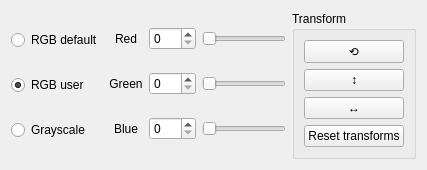
        <widget class="QWidget" name="tabWidgetPage1_2">
         <attribute name="title">
          <string>Image Adjustment</string>
         </attribute>
         <layout class="QHBoxLayout" name="horizontalLayout_6">
          <item>
           <layout class="QHBoxLayout" name="horizontalLayout_7">
            <item>
             <layout class="QVBoxLayout" name="verticalLayout_8">
              <item>
               <widget class="QRadioButton" name="radioButton_rgb_default">
                <property name="toolTip">
                 <string>Display the cube using the default RGB band mapping.</string>
                </property>
                <property name="text">
                 <string>RGB default</string>
                </property>
                <property name="checked">
                 <bool>false</bool>
                </property>
               </widget>
              </item>
              <item>
               <widget class="QRadioButton" name="radioButton_rgb_user">
                <property name="enabled">
                 <bool>true</bool>
                </property>
                <property name="toolTip">
                 <string>Display the cube using user-selected RGB band indices.</string>
                </property>
                <property name="text">
                 <string>RGB user</string>
                </property>
                <property name="checked">
                 <bool>true</bool>
                </property>
               </widget>
              </item>
              <item>
               <widget class="QRadioButton" name="radioButton_grayscale">
                <property name="toolTip">
                 <string>Display a single band as a grayscale image.</string>
                </property>
                <property name="text">
                 <string>Grayscale</string>
                </property>
               </widget>
              </item>
             </layout>
            </item>
            <item>
             <layout class="QGridLayout" name="gridLayout_RGBchannels_4">
              <item row="1" column="3">
               <widget class="QSlider" name="horizontalSlider_green_channel">
                <property name="toolTip">
                 <string>Green channel band index (for user RGB).</string>
                </property>
                <property name="maximum">
                 <number>149</number>
                </property>
                <property name="value">
                 <number>0</number>
                </property>
                <property name="orientation">
                 <enum>Qt::Horizontal</enum>
                </property>
               </widget>
              </item>
              <item row="0" column="0">
               <widget class="QLabel" name="label_red_channel">
                <property name="text">
                 <string>Red</string>
                </property>
                <property name="alignment">
                 <set>Qt::AlignCenter</set>
                </property>
               </widget>
              </item>
              <item row="2" column="1">
               <widget class="QSpinBox" name="spinBox_blue_channel">
                <property name="toolTip">
                 <string>Blue channel band index (for user RGB).</string>
                </property>
                <property name="maximum">
                 <number>149</number>
                </property>
                <property name="value">
                 <number>0</number>
                </property>
               </widget>
              </item>
              <item row="1" column="1">
               <widget class="QSpinBox" name="spinBox_green_channel">
                <property name="toolTip">
                 <string>Green channel band index (for user RGB).</string>
                </property>
                <property name="maximum">
                 <number>149</number>
                </property>
                <property name="value">
                 <number>0</number>
                </property>
               </widget>
              </item>
              <item row="1" column="0">
               <widget class="QLabel" name="label_green_channel">
                <property name="text">
                 <string>Green</string>
                </property>
                <property name="alignment">
                 <set>Qt::AlignCenter</set>
                </property>
               </widget>
              </item>
              <item row="0" column="3">
               <widget class="QSlider" name="horizontalSlider_red_channel">
                <property name="minimumSize">
                 <size>
                  <width>60</width>
                  <height>0</height>
                 </size>
                </property>
                <property name="toolTip">
                 <string>Red channel band index (for user RGB).</string>
                </property>
                <property name="maximum">
                 <number>149</number>
                </property>
                <property name="value">
                 <number>0</number>
                </property>
                <property name="orientation">
                 <enum>Qt::Horizontal</enum>
                </property>
               </widget>
              </item>
              <item row="2" column="3">
               <widget class="QSlider" name="horizontalSlider_blue_channel">
                <property name="toolTip">
                 <string>Blue channel band index (for user RGB).</string>
                </property>
                <property name="maximum">
                 <number>149</number>
                </property>
                <property name="value">
                 <number>0</number>
                </property>
                <property name="orientation">
                 <enum>Qt::Horizontal</enum>
                </property>
               </widget>
              </item>
              <item row="2" column="0">
               <widget class="QLabel" name="label_blue_channel">
                <property name="text">
                 <string>Blue</string>
                </property>
                <property name="alignment">
                 <set>Qt::AlignCenter</set>
                </property>
               </widget>
              </item>
              <item row="0" column="1">
               <widget class="QSpinBox" name="spinBox_red_channel">
                <property name="toolTip">
                 <string>Red channel band index (for user RGB).</string>
                </property>
                <property name="maximum">
                 <number>149</number>
                </property>
                <property name="singleStep">
                 <number>1</number>
                </property>
                <property name="value">
                 <number>0</number>
                </property>
               </widget>
              </item>
             </layout>
            </item>
            <item>
             <widget class="QGroupBox" name="groupBox_4">
              <property name="title">
               <string>Transform</string>
              </property>
              <layout class="QVBoxLayout" name="verticalLayout_11">
               <item>
                <widget class="QPushButton" name="pushButton_rotate">
                 <property name="toolTip">
                  <string>Rotate cube</string>
                 </property>
                 <property name="autoFillBackground">
                  <bool>false</bool>
                 </property>
                 <property name="styleSheet">
                  <string notr="true">font: 12pt &quot;Trebuchet MS&quot;;</string>
                 </property>
                 <property name="text">
                  <string notr="true">⟲</string>
                 </property>
                </widget>
               </item>
               <item>
                <widget class="QPushButton" name="pushButton_flip_v">
                 <property name="toolTip">
                  <string>Flip cube verticaly</string>
                 </property>
                 <property name="styleSheet">
                  <string notr="true">font: 12pt &quot;Trebuchet MS&quot;;</string>
                 </property>
                 <property name="text">
                  <string>↕</string>
                 </property>
                </widget>
               </item>
               <item>
                <widget class="QPushButton" name="pushButton_flip_h">
                 <property name="baseSize">
                  <size>
                   <width>16</width>
                   <height>0</height>
                  </size>
                 </property>
                 <property name="toolTip">
                  <string>Flip cube horizontaly</string>
                 </property>
                 <property name="styleSheet">
                  <string notr="true">font: 12pt &quot;Trebuchet MS&quot;;</string>
                 </property>
                 <property name="text">
                  <string>↔</string>
                 </property>
                </widget>
               </item>
               <item>
                <widget class="QPushButton" name="pushButton_reset_transform">
                 <property name="toolTip">
                  <string>Reset transforms applied to the cube</string>
                 </property>
                 <property name="text">
                  <string>Reset transforms</string>
                 </property>
                </widget>
               </item>
              </layout>
             </widget>
            </item>
           </layout>
          </item>
         </layout>
        </widget>
